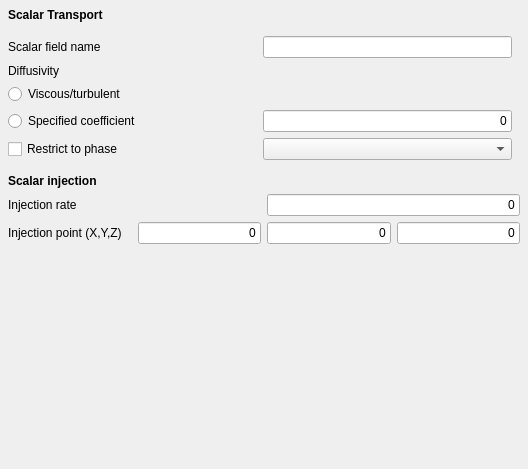
<?xml version="1.0" encoding="UTF-8"?>
<ui version="4.0">
 <class>TaskPanelCfdScalarTransportFunctions</class>
 <widget class="QWidget" name="TaskPanelCfdScalarTransportFunctions">
  <property name="geometry">
   <rect>
    <x>0</x>
    <y>0</y>
    <width>528</width>
    <height>469</height>
   </rect>
  </property>
  <property name="windowTitle">
   <string>Scalar transport function</string>
  </property>
  <layout class="QVBoxLayout" name="verticalLayout">
   <property name="leftMargin">
    <number>0</number>
   </property>
   <property name="topMargin">
    <number>0</number>
   </property>
   <property name="rightMargin">
    <number>0</number>
   </property>
   <property name="bottomMargin">
    <number>0</number>
   </property>
   <item>
    <layout class="QVBoxLayout" name="verticalLayout_2">
     <property name="leftMargin">
      <number>8</number>
     </property>
     <property name="topMargin">
      <number>8</number>
     </property>
     <property name="rightMargin">
      <number>8</number>
     </property>
     <property name="bottomMargin">
      <number>8</number>
     </property>
     <item>
      <widget class="QLabel" name="label">
       <property name="font">
        <font>
         <weight>75</weight>
         <bold>true</bold>
        </font>
       </property>
       <property name="text">
        <string>Scalar Transport</string>
       </property>
      </widget>
     </item>
     <item>
      <layout class="QGridLayout" name="layoutScalarTransportFields">
       <property name="topMargin">
        <number>8</number>
       </property>
       <property name="rightMargin">
        <number>8</number>
       </property>
       <property name="bottomMargin">
        <number>8</number>
       </property>
       <item row="3" column="0" colspan="2">
        <widget class="QRadioButton" name="radioViscousDiffusivity">
         <property name="text">
          <string>Viscous/turbulent</string>
         </property>
        </widget>
       </item>
       <item row="1" column="0">
        <widget class="QLabel" name="labelPressure">
         <property name="text">
          <string>Scalar field name</string>
         </property>
        </widget>
       </item>
       <item row="4" column="0">
        <widget class="QRadioButton" name="radioUniformDiffusivity">
         <property name="text">
          <string>Specified coefficient</string>
         </property>
        </widget>
       </item>
       <item row="4" column="1">
        <widget class="Gui::InputField" name="inputDiffusivity">
         <property name="enabled">
          <bool>true</bool>
         </property>
         <property name="sizePolicy">
          <sizepolicy hsizetype="Preferred" vsizetype="Fixed">
           <horstretch>0</horstretch>
           <verstretch>0</verstretch>
          </sizepolicy>
         </property>
         <property name="text">
          <string notr="true">0</string>
         </property>
         <property name="alignment">
          <set>Qt::AlignRight|Qt::AlignTrailing|Qt::AlignVCenter</set>
         </property>
         <property name="singleStep" stdset="0">
          <double>0.100000000000000</double>
         </property>
         <property name="unit" stdset="0">
          <string notr="true">kg/m/s</string>
         </property>
         <property name="format" stdset="0">
          <number>0</number>
         </property>
        </widget>
       </item>
       <item row="1" column="1">
        <widget class="QLineEdit" name="inputScalarFieldName">
         <property name="enabled">
          <bool>true</bool>
         </property>
         <property name="sizePolicy">
          <sizepolicy hsizetype="Preferred" vsizetype="Fixed">
           <horstretch>0</horstretch>
           <verstretch>0</verstretch>
          </sizepolicy>
         </property>
         <property name="alignment">
          <set>Qt::AlignRight|Qt::AlignTrailing|Qt::AlignVCenter</set>
         </property>
        </widget>
       </item>
       <item row="5" column="0">
        <widget class="QCheckBox" name="checkRestrictToPhase">
         <property name="text">
          <string>Restrict to phase</string>
         </property>
        </widget>
       </item>
       <item row="5" column="1">
        <widget class="QComboBox" name="comboPhase"/>
       </item>
       <item row="2" column="0" colspan="2">
        <widget class="QLabel" name="label_5">
         <property name="text">
          <string>Diffusivity</string>
         </property>
        </widget>
       </item>
      </layout>
     </item>
     <item>
      <widget class="QLabel" name="label_4">
       <property name="font">
        <font>
         <weight>75</weight>
         <bold>true</bold>
        </font>
       </property>
       <property name="text">
        <string>Scalar injection</string>
       </property>
      </widget>
     </item>
     <item>
      <layout class="QGridLayout" name="gridLayout">
       <item row="1" column="2" colspan="2">
        <widget class="Gui::InputField" name="inputInjectionRate">
         <property name="sizePolicy">
          <sizepolicy hsizetype="Preferred" vsizetype="Fixed">
           <horstretch>0</horstretch>
           <verstretch>0</verstretch>
          </sizepolicy>
         </property>
         <property name="text">
          <string notr="true">0</string>
         </property>
         <property name="alignment">
          <set>Qt::AlignRight|Qt::AlignTrailing|Qt::AlignVCenter</set>
         </property>
         <property name="singleStep" stdset="0">
          <double>0.100000000000000</double>
         </property>
         <property name="unit" stdset="0">
          <string notr="true">kg/s</string>
         </property>
         <property name="format" stdset="0">
          <number>0</number>
         </property>
        </widget>
       </item>
       <item row="3" column="1">
        <widget class="Gui::InputField" name="inputInjectionPointx">
         <property name="sizePolicy">
          <sizepolicy hsizetype="Preferred" vsizetype="Fixed">
           <horstretch>0</horstretch>
           <verstretch>0</verstretch>
          </sizepolicy>
         </property>
         <property name="text">
          <string notr="true">0</string>
         </property>
         <property name="alignment">
          <set>Qt::AlignRight|Qt::AlignTrailing|Qt::AlignVCenter</set>
         </property>
         <property name="singleStep" stdset="0">
          <double>1.000000000000000</double>
         </property>
         <property name="unit" stdset="0">
          <string notr="true">mm</string>
         </property>
         <property name="format" stdset="0">
          <number>0</number>
         </property>
        </widget>
       </item>
       <item row="3" column="3">
        <widget class="Gui::InputField" name="inputInjectionPointz">
         <property name="sizePolicy">
          <sizepolicy hsizetype="Preferred" vsizetype="Fixed">
           <horstretch>0</horstretch>
           <verstretch>0</verstretch>
          </sizepolicy>
         </property>
         <property name="text">
          <string notr="true">0</string>
         </property>
         <property name="alignment">
          <set>Qt::AlignRight|Qt::AlignTrailing|Qt::AlignVCenter</set>
         </property>
         <property name="singleStep" stdset="0">
          <double>1.000000000000000</double>
         </property>
         <property name="unit" stdset="0">
          <string notr="true">mm</string>
         </property>
         <property name="format" stdset="0">
          <number>0</number>
         </property>
        </widget>
       </item>
       <item row="3" column="2">
        <widget class="Gui::InputField" name="inputInjectionPointy">
         <property name="sizePolicy">
          <sizepolicy hsizetype="Preferred" vsizetype="Fixed">
           <horstretch>0</horstretch>
           <verstretch>0</verstretch>
          </sizepolicy>
         </property>
         <property name="text">
          <string notr="true">0</string>
         </property>
         <property name="alignment">
          <set>Qt::AlignRight|Qt::AlignTrailing|Qt::AlignVCenter</set>
         </property>
         <property name="singleStep" stdset="0">
          <double>1.000000000000000</double>
         </property>
         <property name="unit" stdset="0">
          <string notr="true">mm</string>
         </property>
         <property name="format" stdset="0">
          <number>0</number>
         </property>
        </widget>
       </item>
       <item row="3" column="0">
        <widget class="QLabel" name="label_3">
         <property name="text">
          <string>Injection point (X,Y,Z)</string>
         </property>
        </widget>
       </item>
       <item row="1" column="0">
        <widget class="QLabel" name="label_2">
         <property name="sizePolicy">
          <sizepolicy hsizetype="Preferred" vsizetype="Fixed">
           <horstretch>0</horstretch>
           <verstretch>0</verstretch>
          </sizepolicy>
         </property>
         <property name="text">
          <string>Injection rate</string>
         </property>
        </widget>
       </item>
      </layout>
     </item>
    </layout>
   </item>
   <item>
    <spacer name="verticalSpacer">
     <property name="orientation">
      <enum>Qt::Vertical</enum>
     </property>
     <property name="sizeHint" stdset="0">
      <size>
       <width>20</width>
       <height>40</height>
      </size>
     </property>
    </spacer>
   </item>
  </layout>
 </widget>
 <customwidgets>
  <customwidget>
   <class>Gui::InputField</class>
   <extends>QLineEdit</extends>
   <header>Gui/InputField.h</header>
  </customwidget>
 </customwidgets>
 <tabstops>
  <tabstop>inputScalarFieldName</tabstop>
  <tabstop>radioViscousDiffusivity</tabstop>
  <tabstop>radioUniformDiffusivity</tabstop>
  <tabstop>inputDiffusivity</tabstop>
  <tabstop>inputInjectionRate</tabstop>
  <tabstop>inputInjectionPointx</tabstop>
  <tabstop>inputInjectionPointy</tabstop>
  <tabstop>inputInjectionPointz</tabstop>
 </tabstops>
 <resources/>
 <connections/>
</ui>
